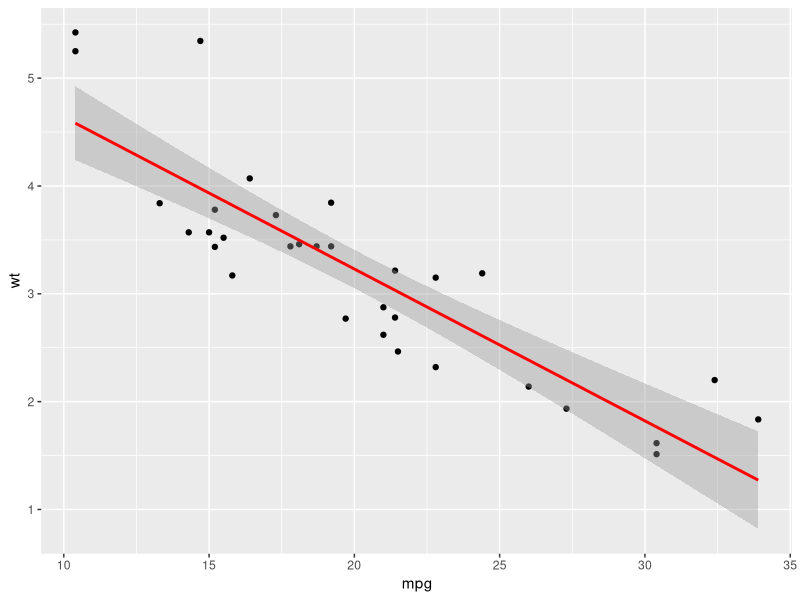

Source code (R):
## ---- chunk 1
# Packages
library(broom)
library(ggplot2)
## ---- chunk 2
lmfit <- lm(mpg ~ wt, mtcars)
## ---- chunk 3
ggplot(mtcars, aes(x = mpg, y = wt)) +
  geom_point() +
  stat_smooth(method = "lm", col = "red")
## ---- chunk 4
summary(lmfit)

tidy(lmfit)
## ---- chunk 5
augment(lmfit)
## ---- chunk 6
glance(lmfit)
## ---- chunk 7
nlsfit <- nls(mpg ~ k / wt + b, mtcars, start = list(k  =1, b = 0))
tidy(nlsfit)

augment(nlsfit, mtcars)

glance(nlsfit)
## ---- chunk 8
tt <- t.test(wt ~ am, mtcars)
tidy(tt)
## ---- chunk 9
wt <- wilcox.test(wt ~ am, mtcars)
tidy(wt)
## ---- chunk 10
glance(tt)

glance(wt)
## ---- chunk 11
chit <- chisq.test(xtabs(Freq ~ Sex + Class, data = as.data.frame(Titanic)))
tidy(chit)

augment(chit)
